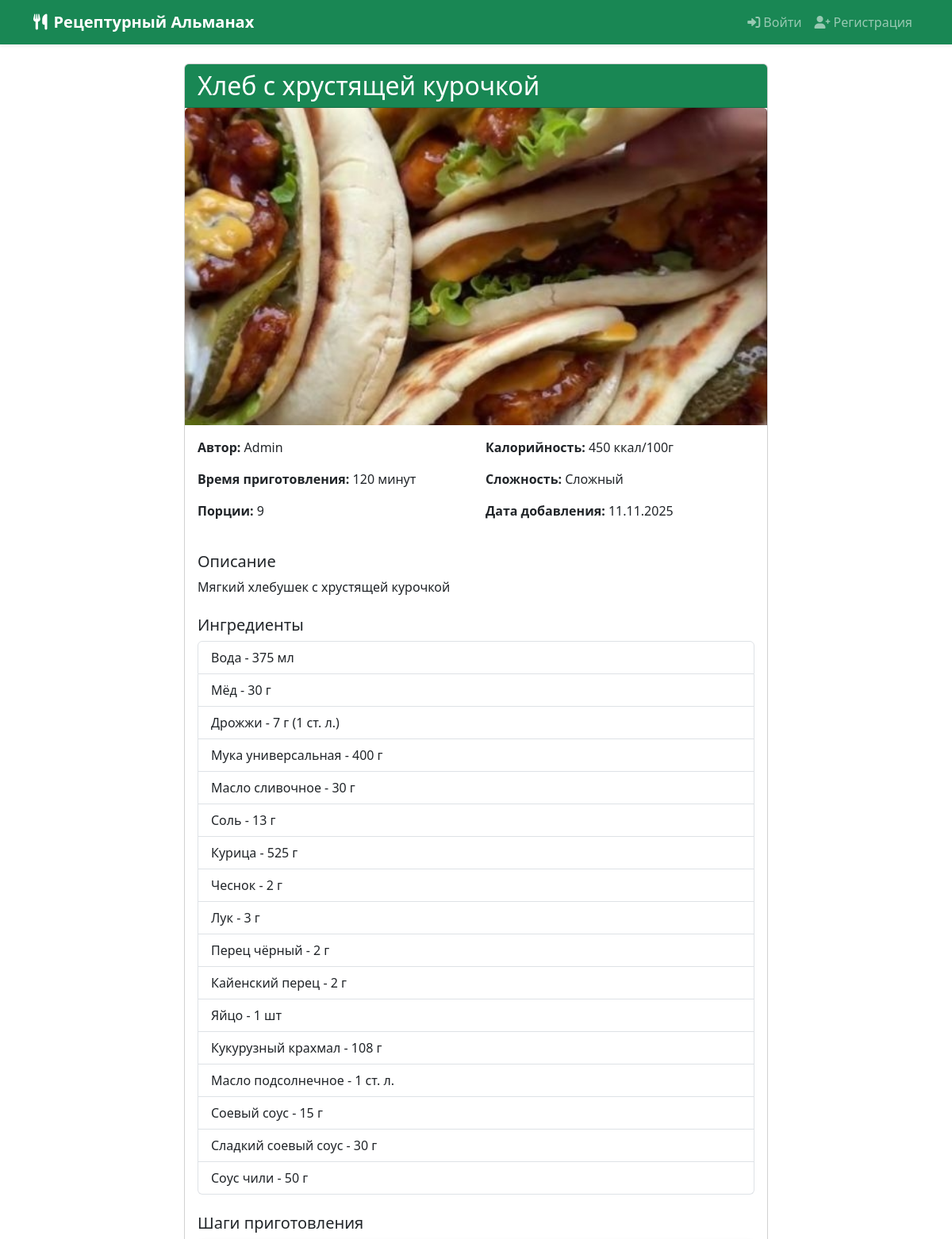
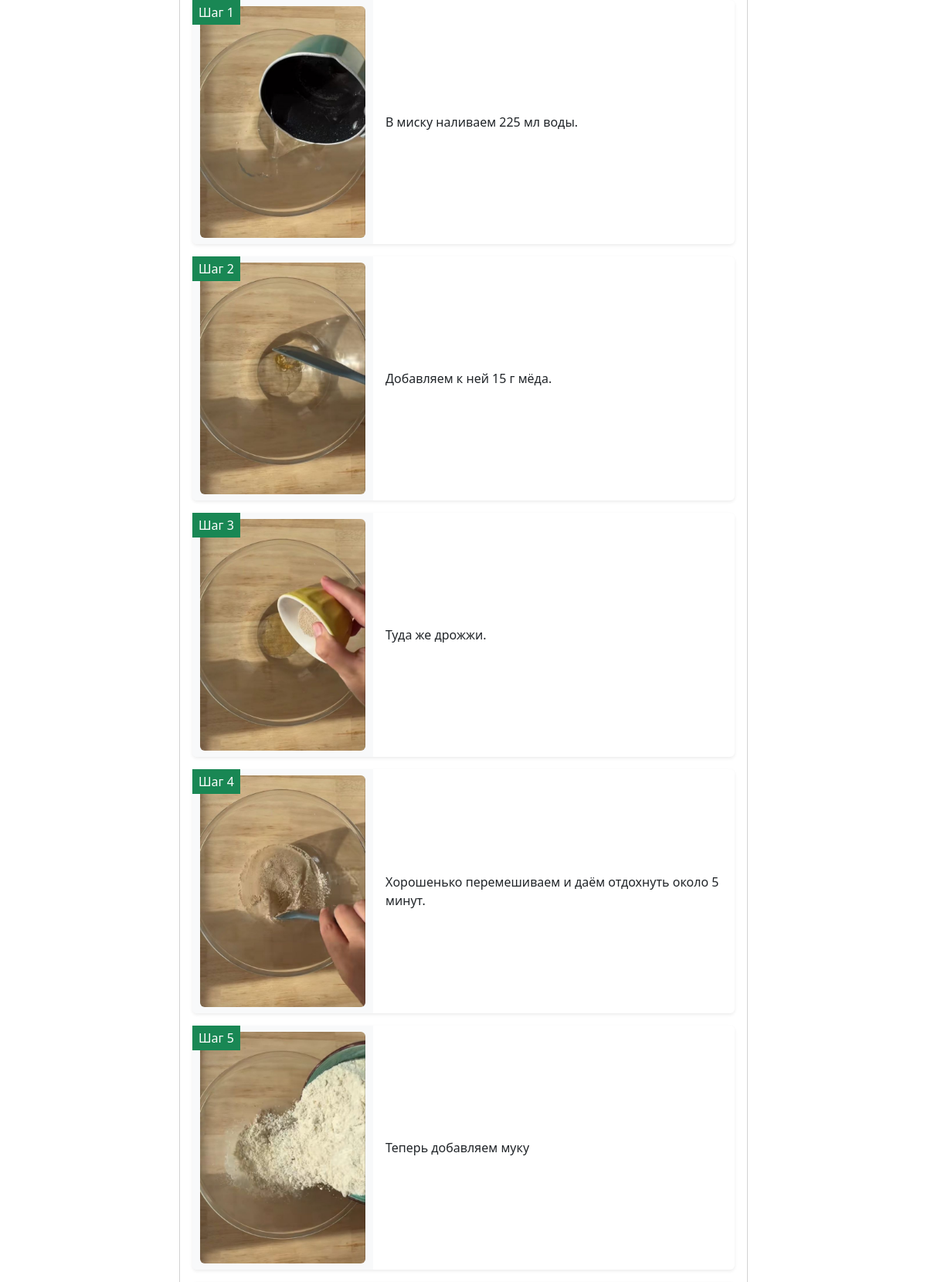
Page /recipe/18/ (upper part) on the committed database (2 pictures, top to bottom).
### recipes/models.py (models this page shows, shortened)
class Recipe(models.Model):
    DIFFICULTY_LEVELS = [
        ('easy', 'Легкий'),
        ('medium', 'Средний'),
        ('hard', 'Сложный'),
    ]
    title = models.CharField(max_length=200)
    description = models.TextField()  # Краткое описание для ленты
    author = models.ForeignKey(User, on_delete=models.CASCADE)
    cooking_time = models.PositiveIntegerField(help_text="Время приготовления в минутах")
    servings = models.PositiveIntegerField(help_text="Количество порций")
    calories_per_100g = models.PositiveIntegerField(help_text="Калории на 100 грамм")
    difficulty = models.CharField(max_length=10, choices=DIFFICULTY_LEVELS)
    created_at = models.DateTimeField(auto_now_add=True)
    updated_at = models.DateTimeField(auto_now=True)
    main_photo = models.ImageField(upload_to='recipes/main_photos/')
    video = models.FileField(upload_to='recipes/videos/', null=True, blank=True)
    hashtags = models.ManyToManyField(Hashtag, blank=True)

class Ingredient(models.Model):
    recipe = models.ForeignKey(Recipe, related_name='ingredients', on_delete=models.CASCADE)
    name = models.CharField(max_length=100)
    quantity = models.CharField(max_length=50)  # Например: "2 шт", "100 г", "по вкусу"

class CookingStep(models.Model):
    recipe = models.ForeignKey(Recipe, related_name='cooking_steps', on_delete=models.CASCADE)
    step_number = models.PositiveIntegerField()
    description = models.TextField()
    photo = models.ImageField(upload_to='recipes/steps_photos/', blank=True, null=True)
    class Meta:
        ordering = ['step_number']

### recipes/views.py (the view)
# urls.py: path('recipe/<int:pk>/', views.RecipeDetailView.as_view(), name='recipe-detail'),
class RecipeDetailView(DetailView):
    model = Recipe
    template_name = 'recipes/recipe_detail.html'

### templates/recipes/recipe_detail.html (shortened to what this page needs)
{% extends 'base.html' %}
{% block content %}
<div class="row">
    <div class="col-md-8 mx-auto">
        <div class="card">
            <div class="card-header bg-success text-white">
                <h2 class="mb-0">{{ recipe.title }}</h2>
            </div>
            {% if recipe.main_photo %}
            <img src="{{ recipe.main_photo.url }}" class="card-img-top" alt="{{ recipe.title }}" style="max-height: 400px; object-fit: cover;">
            {% endif %}
            <div class="card-body">
                <div class="row mb-4">
                    <div class="col-md-6">
                        <p><strong>Автор:</strong> {{ recipe.author.username }}</p>
                        <p><strong>Время приготовления:</strong> {{ recipe.cooking_time }} минут</p>
                        <p><strong>Порции:</strong> {{ recipe.servings }}</p>
                    </div>
                    <div class="col-md-6">
                        <p><strong>Калорийность:</strong> {{ recipe.calories_per_100g }} ккал/100г</p>
                        <p><strong>Сложность:</strong> {{ recipe.get_difficulty_display }}</p>
                        <p><strong>Дата добавления:</strong> {{ recipe.created_at|date:"d.m.Y" }}</p>
                    </div>
                </div>
                <h5>Описание</h5>
                <p class="mb-4">{{ recipe.description }}</p>
                {% if recipe.ingredients.all %}
                <h5>Ингредиенты</h5>
                <ul class="list-group mb-4">
                    {% for ingredient in recipe.ingredients.all %}
                    <li class="list-group-item">{{ ingredient.name }} - {{ ingredient.quantity }}</li>
                    {% endfor %}
                </ul>
                {% endif %}
                {% if recipe.cooking_steps.all %}
<h5>Шаги приготовления</h5>
<div class="mb-4">
    {% for step in recipe.cooking_steps.all %}
    <div class="card mb-3 border-0 shadow-sm">
        <div class="card-body p-0">
            <div class="row g-0">
                <div class="col-md-4 position-relative order-md-1 order-2">
                    {% if step.photo %}
                    <div class="h-100 d-flex align-items-center justify-content-center bg-light rounded-start rounded-md-start-0 rounded-top-md p-2">
                        <img src="{{ step.photo.url }}" alt="Шаг {{ step.step_number }}"
                             class="img-fluid rounded" style="max-height: 300px; width: auto; object-fit: contain;">
                    </div>
                    {% else %}
                    <div class="h-100 d-flex align-items-center justify-content-center bg-light rounded-start rounded-md-start-0 rounded-top-md text-muted p-3" style="min-height: 150px;">
                        <i class="fas fa-image fa-2x"></i>
                    </div>
                    {% endif %}
                    <div class="position-absolute top-0 start-0 bg-success text-white px-2 py-1 rounded-bottom-end">
                        Шаг {{ step.step_number }}
                    </div>
                </div>
                <div class="col-md-8 d-flex align-items-center order-md-2 order-1">
                    <div class="p-3">
                        <p class="card-text mb-0">{{ step.description }}</p>
                    </div>
                </div>
            </div>
        </div>
    </div>
    {% endfor %}
</div>
{% endif %}
            </div>
        </div>
    </div>
</div>
{% endblock %}

### static/css/style.css (style rules this page uses)
html { scroll-behavior: smooth; }

### rows in the picture
Recipe: title "Хлеб с хрустящей курочкой", main_photo (picture), author.username "Admin", cooking_time "120", servings "9", calories_per_100g "450", difficulty "Сложный", created_at "11.11.2025", description "Мягкий хлебушек с хрустящей курочкой"
Ingredient: name "Вода", quantity "375 мл"
Ingredient: name "Мёд", quantity "30 г"
Ingredient: name "Дрожжи", quantity "7 г (1 ст. л.)"
Ingredient: name "Мука универсальная", quantity "400 г"
Ingredient: name "Масло сливочное", quantity "30 г"
Ingredient: name "Соль", quantity "13 г"
Ingredient: name "Курица", quantity "525 г"
Ingredient: name "Чеснок", quantity "2 г"
Ingredient: name "Лук", quantity "3 г"
Ingredient: name "Перец чёрный", quantity "2 г"
Ingredient: name "Кайенский перец", quantity "2 г"
Ingredient: name "Яйцо", quantity "1 шт"
Ingredient: name "Кукурузный крахмал", quantity "108 г"
Ingredient: name "Масло подсолнечное", quantity "1 ст. л."
Ingredient: name "Соевый соус", quantity "15 г"
Ingredient: name "Сладкий соевый соус", quantity "30 г"
Ingredient: name "Соус чили", quantity "50 г"
CookingStep: photo (picture), step_number "1", description "В миску наливаем 225 мл воды."
CookingStep: photo (picture), step_number "2", description "Добавляем к ней 15 г мёда."
CookingStep: photo (picture), step_number "3", description "Туда же дрожжи."
CookingStep: photo (picture), step_number "4", description "Хорошенько перемешиваем и даём отдохнуть около 5 минут."
CookingStep: photo (picture), step_number "5", description "Теперь добавляем муку"
